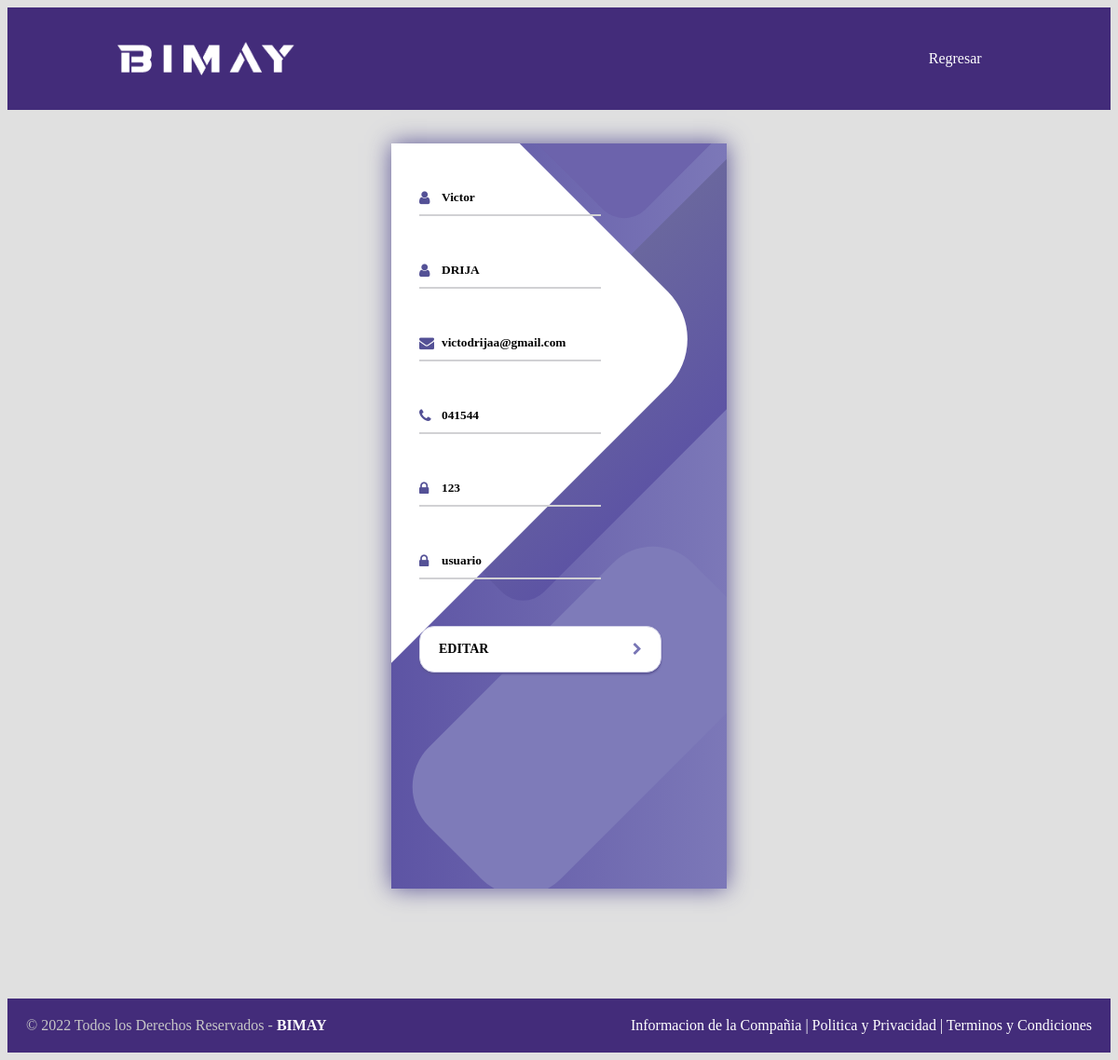
The page /EditarUSER.php?id=666 on the database its author committed.
### tables this page shows
CREATE TABLE `usuarios` (
  `Nombre_Usuario` varchar(100) NOT NULL,
  `apellido` varchar(100) NOT NULL,
  `correo` varchar(200) NOT NULL,
  `contra` varchar(100) DEFAULT NULL,
  `telefono` varchar(20) DEFAULT NULL,
  `Cedula_Rif` int(11) NOT NULL,
  `privilegio` text NOT NULL,
  `estatus` int(11) NOT NULL
);

### EditarUSER.php (the view, shortened to what this page needs)
<?php
require 'basededatos.php';
if($_SERVER['REQUEST_METHOD'] == 'GET'){
    $id = $_GET["id"];
    $app = "SELECT * FROM usuarios WHERE Cedula_Rif=$id";
    $result = $conn->query($app);
    $row = $result->fetch(PDO::FETCH_ASSOC);
    $nombre = $row['Nombre_Usuario'];
    $apellido = $row['apellido'];
    $correo = $row ['correo'];
    $telefono= $row['telefono'];
    $contra=$row['contra'];
    $tipo = $row ['privilegio'];
}
?>
<!DOCTYPE html>
<html>
<head>
	<link rel = "stylesheet" type = "text/css" href = "CSS/Menu.css">
	<link rel = "stylesheet" type = "text/css" href = "CSS/Footer.css">
	<link rel = "stylesheet" type = "text/css" href = "CSS/CartaProducto.css">
	<link rel = "stylesheet" type = "text/css" href = "CSS/Crear.css">
	<link rel = "stylesheet" type = "text/css" href = "CSS/alerta.css">
	<link rel="stylesheet" type="text/css" href="plugins/font-awesome-4.7.0/css/font-awesome.min.css"/>
</head>
<header>
	<img class="logo" src="IMG/BIMAY.png" alt="logo">
	<nav>
		<ul class="nav_links">
			<li><a href="DashboardUser.php" class="texto">Regresar</a></li>
		</ul>
	</nav>
</header>
<body>
	<br>
	<br>
	<div class="container">
	<div class="screen">
		<div class="screen__content">
			<form class="login" method="POST">
				<div class="login__field">
				<i class="login__icon fa fa-user"></i>
					<input type="text" class="login__input" name="nombre" value="<?php echo $nombre; ?>" placeholder="Nombre usuario">
				</div>
				<div class="login__field">
				<i class="login__icon fa fa-user"></i>
					<input type="text" class="login__input" name="apellido"  value="<?php echo $apellido; ?>" placeholder="Apellido usuario">
				</div>
				<div class="login__field">
				<i class="login__icon fa fa-envelope"></i>
					<input type="email" class="login__input" name="correo"  value="<?php echo $correo; ?>" placeholder="Ingrese el correo">
				</div>
				<div class="login__field">
				<i class="login__icon fa fa-phone"></i>
					<input type="text" class="login__input" name="telefono"  value="<?php echo $telefono; ?>" placeholder="Número de Teléfono">
				</div>
				<div class="login__field">
				<i class="login__icon fa fa-lock"></i>
					<input type="text" class="login__input" name="contra"  value="<?php echo $contra; ?>" placeholder="Contraseña">
				</div>
				<div class="login__field">
				<i class="login__icon fa fa-lock"></i>
					<input type="text" class="login__input" name="tipo" list="tipo" value="<?php echo $tipo; ?>" placeholder="Tipo">
				</div>
				<button type="submit" class="login__submit">
					<span class="button__text">Editar</span>
					<i class="button__icon fa fa-chevron-right"></i>
				</button>
			</form>
		</div>
		<div class="screen__background">
			<span class="screen__background__shape screen__background__shape4"></span>
			<span class="screen__background__shape screen__background__shape2"></span>
			<span class="screen__background__shape screen__background__shape1"></span>
		</div>
	</div>
</div>
</body>
<footer>
	<div class="container-footer">
        <div class="footer">
            <div class="copyright">
            	© 2022 Todos los Derechos Reservados - <a href="IndexIniciado.php">BIMAY</a>
            </div>
            <div class="information">
            	<a href="IndexIniciado.php">Informacion de la Compañia | Politica y Privacidad | Terminos y Condiciones</a>
            </div>
        </div>
    </div>
</footer>
</html>

### CSS/Menu.css (style rules this page uses)
header { display: flex; justify-content: flex-end; align-items: center; padding: 30px 10%; background-color: #432C7A; }
.logo { cursor: pointer; margin-right: auto; width: 20%; height: 20%; }
.nav_links { list-style: none; }
.nav_links li { display: inline-block; padding: 0px 20px; }
.nav_links li a { transition: all 0.3s ease 0s }
.texto { font-family: montserrat; font-weight: 500; font-size: 16px; color: #FFFFFF; text-decoration: none; }

### CSS/Footer.css (style rules this page uses)
footer { width: 100%; background: linear-gradient(to right, #8c52ff, #8244fd); color: rgb(0, 0, 0); margin-top: 10%; }
.container-footer { width: 100%; background: #432C7A; }
.footer { max-width: 1200px; margin: auto; display: flex; justify-content: space-between; padding: 20px; }
.copyright { color: #C7C7C7; }
.copyright a { text-decoration: none; color: white; font-weight: bold; }
.information a { text-decoration: none; color: #FFFFFF; font-family: montserrat; }

### CSS/CartaProducto.css (style rules this page uses)
:root { --surface-color: #fff; --curve: 40; }
* { box-sizing: border-box; }
body { font-family: 'montserrat', sans-serif; background-color: #E0E0E0; }

### CSS/Crear.css (style rules this page uses)
body { background color: #E0E0E0; font-family: 'montserrat'; }
.container { display: flex; align-items: center; justify-content: center; min-height: 80vh; font-family: 'montserrat'; }
.screen { background: linear-gradient(90deg, #5D54A4, #7C78B8); position: relative; height: 800px; width: 360px; box-shadow: 0px 0px 24px #5C5696; }
.screen__content { z-index: 1; position: relative; height: 100%; }
.screen__background { position: absolute; top: 0; left: 0; right: 0; bottom: 0; z-index: 0; -webkit-clip-path: inset(0 0 0 0); clip-path: inset(0 0 0 0); }
.screen__background__shape { transform: rotate(45deg); position: absolute; }
.screen__background__shape1 { height: 520px; width: 520px; background: #FFF; top: -50px; right: 120px; border-radius: 0 72px 0 0; }
.screen__background__shape2 { height: 220px; width: 220px; background: #6C63AC; top: -172px; right: 0; border-radius: 32px; }
.screen__background__shape4 { height: 400px; width: 200px; background: #7E7BB9; top: 420px; right: 50px; border-radius: 60px; }
.login { width: 320px; padding: 30px; padding-top: 20px; }
.login__field { padding: 20px 0px; position: relative; }
.login__icon { position: absolute; top: 30px; color: #545196; }
.login__input { border: none; border-bottom: 2px solid #D1D1D4; background: none; padding: 10px; padding-left: 24px; font-weight: 700; width: 75%; transition: .2s; font-family: 'montserrat'; }
.login__submit { background: #fff; font-size: 14px; margin-top: 30px; padding: 16px 20px; border-radius: 16px; border: 1px solid #D4D3E8; text-transform: uppercase; font-weight: 700; display: flex; align-items: center; width: 100%; color: #000000; box-shadow: 0px 2px 2px #5C5696; cursor: pointer; transition: .2s; font-family: 'montserrat'; text-decoration: none; }
.button__icon { font-size: 24px; margin-left: auto; color: #7875B5; font-family: 'montserrat'; }

### rows shown on the page
usuarios: nombre "Victor", apellido "DRIJA", correo "victodrijaa@gmail.com", telefono "041544", contra "123", tipo "usuario"
